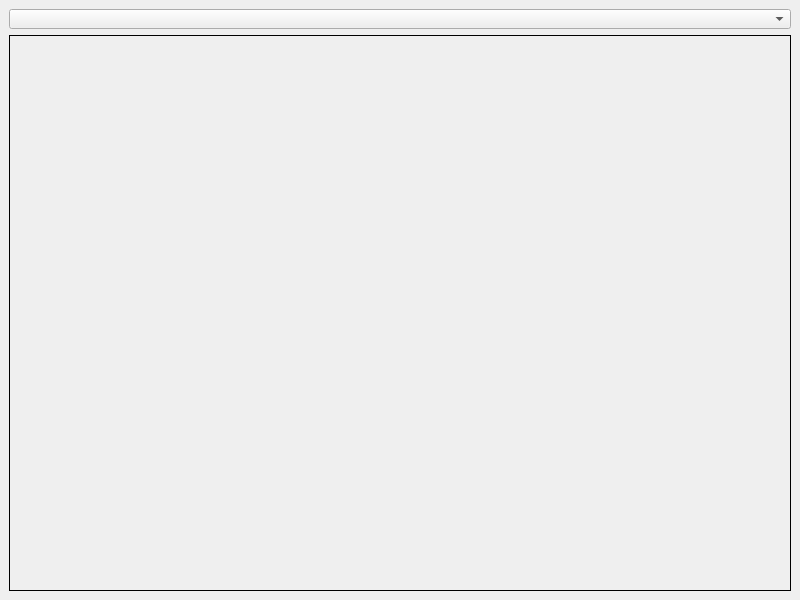
<?xml version="1.0" encoding="UTF-8"?>
<ui version="4.0">
 <class>MainWindow</class>
 <widget class="QMainWindow" name="MainWindow">
  <property name="geometry">
   <rect>
    <x>0</x>
    <y>0</y>
    <width>800</width>
    <height>600</height>
   </rect>
  </property>
  <property name="windowTitle">
   <string>MainWindow</string>
  </property>
  <widget class="QWidget" name="centralwidget">
   <layout class="QGridLayout" name="gridLayout">
    <item row="0" column="0">
     <widget class="ImageComboBox" name="comboBox">
      <property name="minimumSize">
       <size>
        <width>0</width>
        <height>20</height>
       </size>
      </property>
      <property name="maximumSize">
       <size>
        <width>16777215</width>
        <height>20</height>
       </size>
      </property>
     </widget>
    </item>
    <item row="1" column="0">
     <widget class="QLabel" name="label">
      <property name="frameShape">
       <enum>QFrame::Box</enum>
      </property>
      <property name="text">
       <string/>
      </property>
     </widget>
    </item>
   </layout>
  </widget>
 </widget>
 <customwidgets>
  <customwidget>
   <class>ImageComboBox</class>
   <extends>QComboBox</extends>
   <header location="global">ImageComboBox.h</header>
  </customwidget>
 </customwidgets>
 <resources/>
 <connections/>
</ui>
